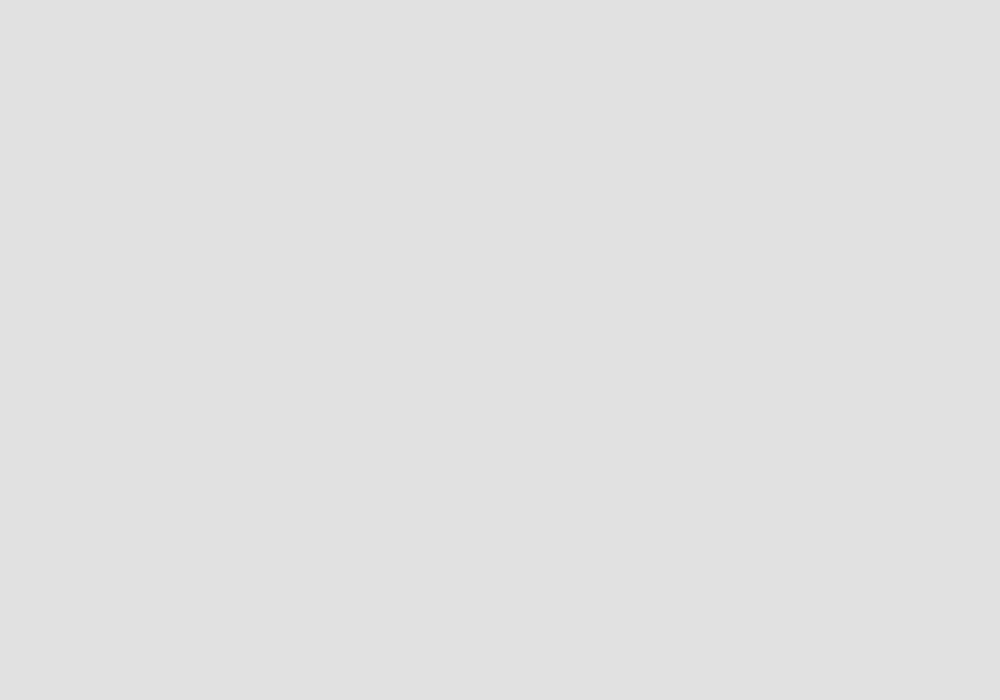
Frame 1 (no input)
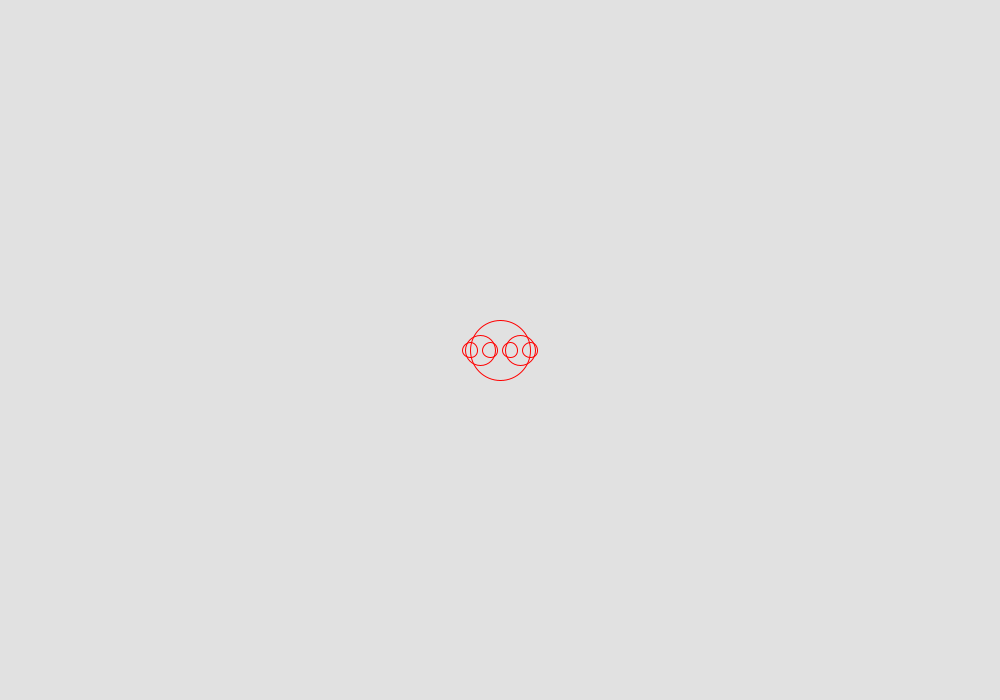
Frame 60 (the mouse pressed at the canvas centre just before this capture)
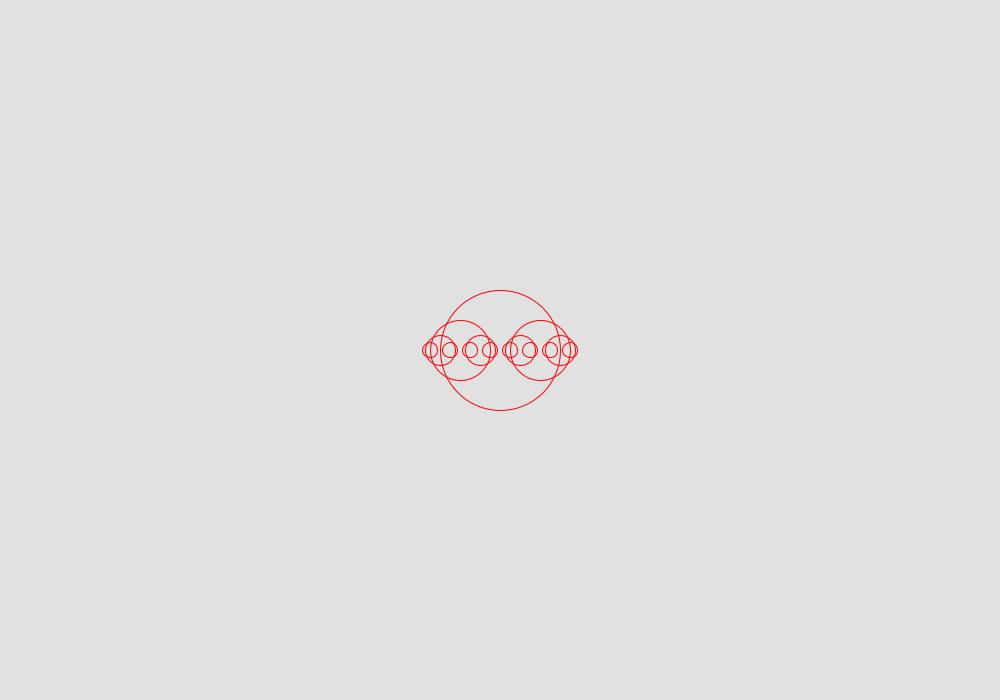
Frame 120 (the mouse held since frame 60 and released just before this capture)

The Processing sketch that drew these frames (run headless with seeded random() and noise(); from frame 60 on, the mouse is pressed at the canvas centre):

// Processing sketch: recursion
// ── recursion.pde
int x, y;
int size = 0;
int spread = 3; 

void setup() {
  size(1000, 700);
  background(255);
  stroke(0); 
  noFill(); 
  stroke(255, 0, 0);
}

void draw() {
  background(225);
  size++; 
  mirrorSphere(width/2, height/2, size);
  if(size > 1000) {
    noLoop();
  }
}

void mirrorSphere(float x, float y, float s) {
  if (s > 10) {
    ellipse(x, y, s, s);
    mirrorSphere(x + (s/spread), y, s*0.5);
    mirrorSphere(x - (s/spread), y, s*0.5);
   // mirrorSphere(x, y + (s/spread), s*0.5);
   // mirrorSphere(x, y - (s/spread), s*0.5);
  } 
}
